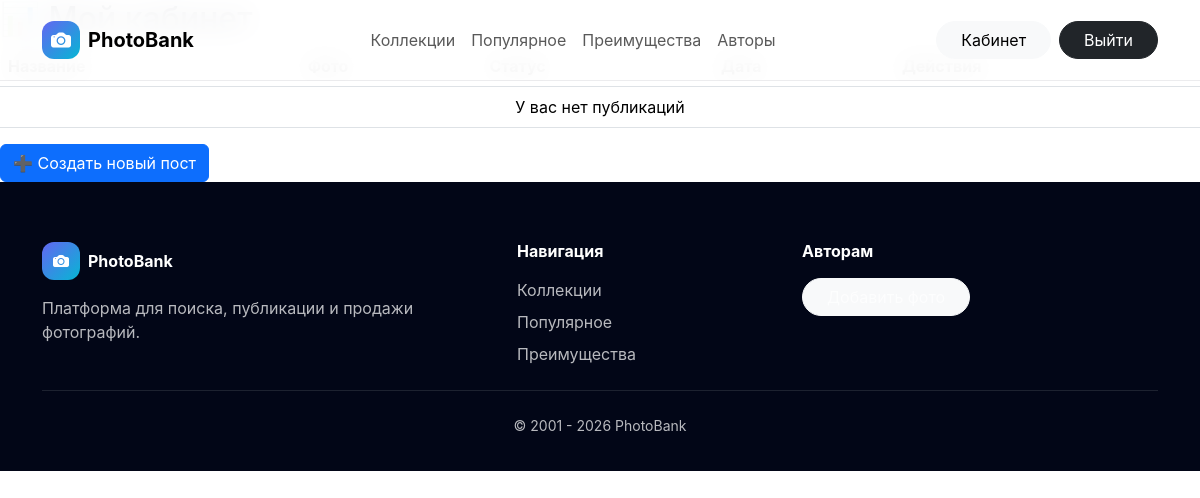
Page /dashboard/ (signed in) on the earlier database version.
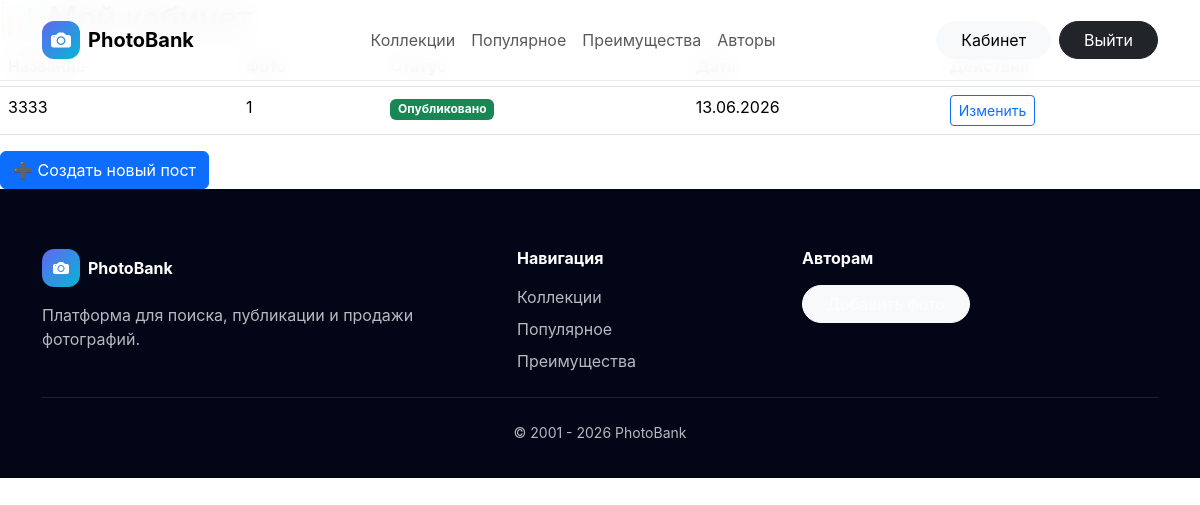
Same page on the later database version.
### gallery/models.py (models this page shows, shortened)
class Post(models.Model):
    author = models.ForeignKey(
        User,
        on_delete=models.CASCADE,
        related_name='posts'
    )
    title = models.CharField(max_length=200)
    slug = models.SlugField(
        max_length=255,
        db_index=True,
        blank=True
    )
    description = models.TextField(blank=True)
    categories = models.ManyToManyField(
        Category,
        related_name='posts',
        blank=True,
        verbose_name='Категории'
    )
    is_published = models.BooleanField(default=False)
    published_at = models.DateTimeField(null=True, blank=True)
    created_at = models.DateTimeField(default=timezone.now)

### gallery/views.py (the view)
# urls.py: path('dashboard/', views.dashboard, name='dashboard'),
def dashboard(request):
    posts = Post.objects.filter(
        author=request.user
    ).prefetch_related(
        'photos'
    ).order_by('-created_at')
    return render(request, 'gallery/dashboard.html', {'posts': posts})

### gallery/templates/gallery/dashboard.html
{% extends 'base.html' %}
{% block content %}
<h2>📊 Мой кабинет</h2>
<div class="table-responsive">
  <table class="table table-hover">
    <thead><tr><th>Название</th><th>Фото</th><th>Статус</th><th>Дата</th><th>Действия</th></tr></thead>
    <tbody>
      {% for p in posts %}
      <tr>
        <td>{{ p.title }}</td>
        <td>{{ p.photos.count }}</td>
        <td>{% if p.is_published %}<span class="badge bg-success">Опубликовано</span>{% else %}<span class="badge bg-secondary">Черновик</span>{% endif %}</td>
        <td>{{ p.created_at|date:"d.m.Y" }}</td>
        <td>
          <a href="{% url 'gallery:post_edit' p.pk %}" class="btn btn-sm btn-outline-primary">Изменить</a>
        </td>
      </tr>
      {% empty %}
      <tr><td colspan="5" class="text-center">У вас нет публикаций</td></tr>
      {% endfor %}
    </tbody>
  </table>
</div>
<a href="{% url 'gallery:post_create' %}" class="btn btn-primary">➕ Создать новый пост</a>
{% endblock %}

Differences in the rows shown:
added Post: title "3333", photos.count "1", is_published "Опубликовано", created_at "13.06.2026"
Other differences:
text no longer shown: "У вас нет публикаций"
